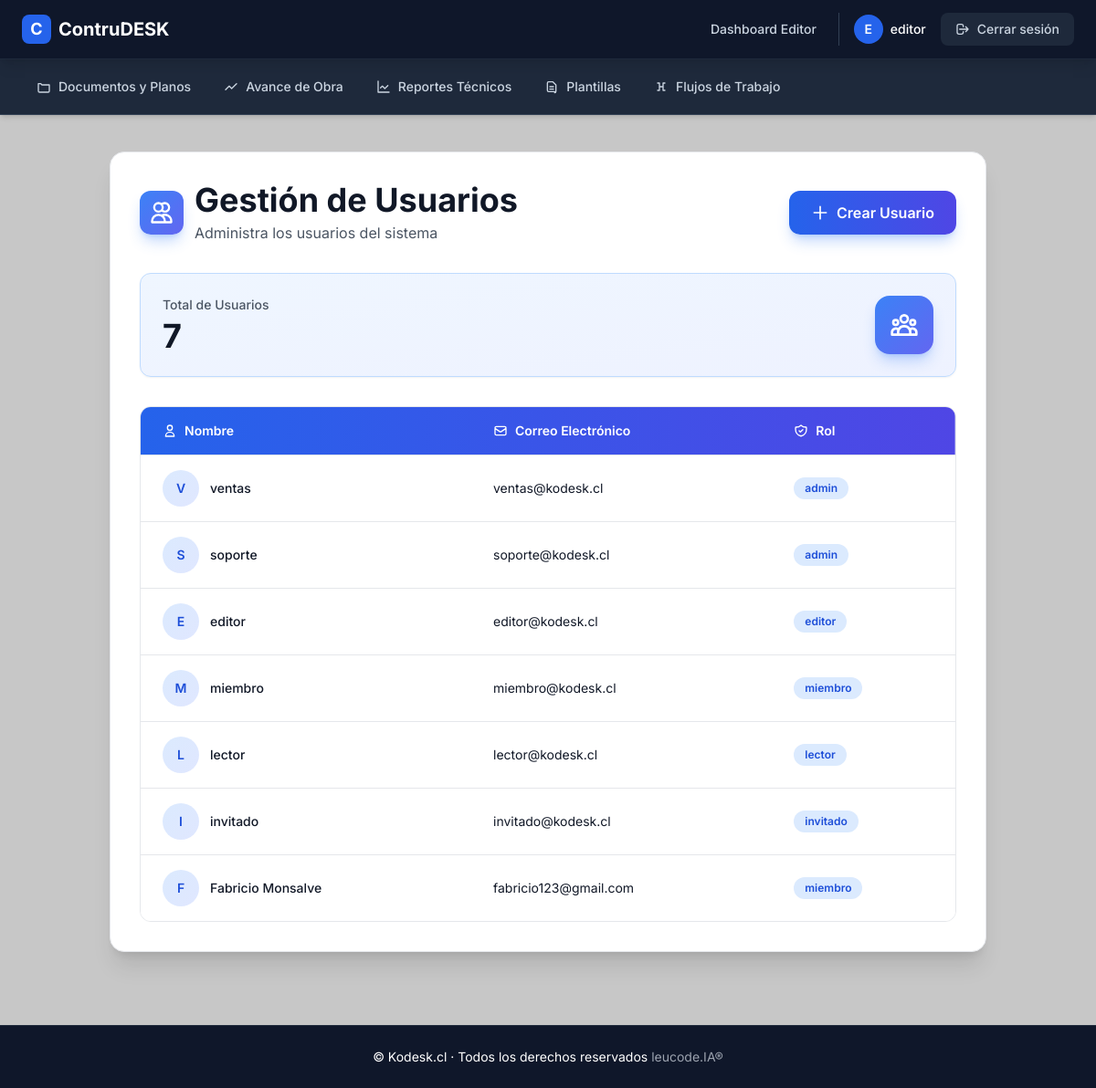
Page /admin/usuarios (signed in) on the earlier database version.
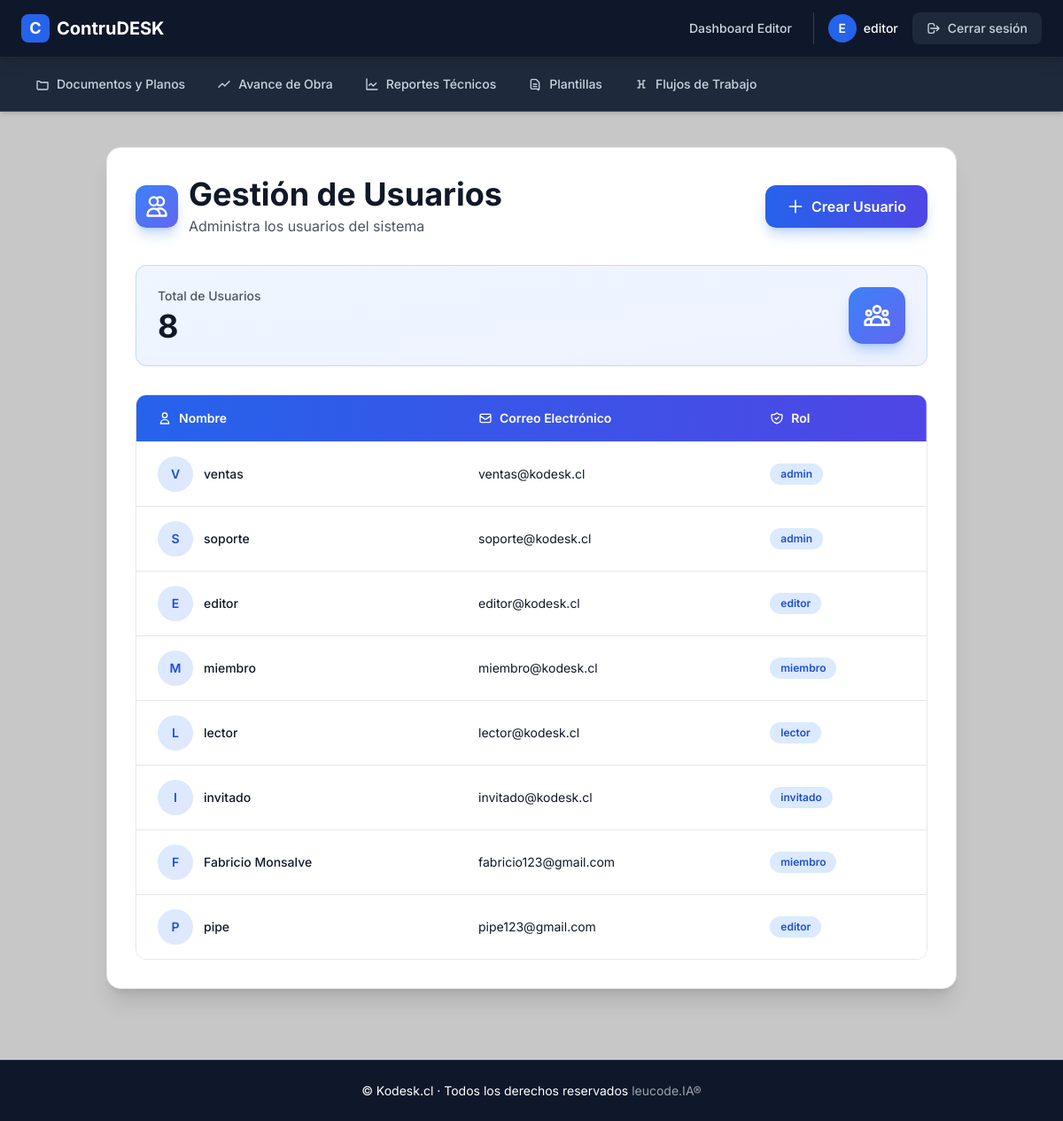
Same page on the later database version.
### app/models.py (models this page shows, shortened)
class AdminUser(UserMixin, db.Model):
    __tablename__ = "admin_users"
    id = db.Column(db.Integer, primary_key=True)
    nombre = db.Column(db.String(120), nullable=False)
    email = db.Column(db.String(120), unique=True, nullable=False)
    password_hash = db.Column(db.String(255), nullable=False)
    roles = db.relationship('Role', secondary='user_roles', backref=db.backref('users', lazy='dynamic'))
    def has_role(self, role_name):
        return any(role.name == role_name for role in self.roles)
    @property
    def is_authenticated(self):
        return True

class Role(db.Model):
    __tablename__ = "roles"
    id = db.Column(db.Integer, primary_key=True)
    name = db.Column(db.String(80), unique=True, nullable=False)

### app/routes/admin.py (the view)
@admin_bp.route('/usuarios')
@login_required
def usuarios():
    usuarios = AdminUser.query.all()
    return render_template('admin/usuarios.html', usuarios=usuarios)

### app/templates/admin/usuarios.html (shortened to what the changed rows need)
{% extends "layout.html" %}
{% block content %}
<div class="container mx-auto mt-10 px-4 sm:px-6 lg:px-8 mb-20">
  <div class="max-w-7xl mx-auto">
    <div class="bg-white rounded-2xl shadow-xl p-6 sm:p-8 border border-gray-200">
      <div class="flex flex-col sm:flex-row sm:items-center sm:justify-between gap-4 mb-8">
        <div class="flex items-center gap-3">
          <div>
            <h2 class="text-3xl sm:text-4xl font-bold text-gray-900">Gestión de Usuarios</h2>
          </div>
        </div>
      </div>
      <div class="mb-8">
        <div class="bg-gradient-to-br from-blue-50 to-indigo-50 rounded-xl p-6 border border-blue-200 shadow-sm">
          <div class="flex items-center justify-between">
            <div>
              <p class="text-gray-600 text-sm font-medium mb-1">Total de Usuarios</p>
              <p class="text-4xl font-bold text-gray-900">{{ usuarios|length }}</p>
            </div>
          </div>
        </div>
      </div>
      <div class="border border-gray-200 rounded-xl overflow-hidden">
        <div class="overflow-x-auto">
          <table class="min-w-full divide-y divide-gray-200">
            <thead>
              <tr class="bg-gradient-to-r from-blue-600 to-indigo-600">
                <th scope="col" class="px-6 py-4 text-left text-sm font-semibold text-white">
                  <div class="flex items-center gap-2">
                    <svg class="w-4 h-4" fill="none" stroke="currentColor" viewBox="0 0 24 24">
                      <path stroke-linecap="round" stroke-linejoin="round" stroke-width="2" d="M16 7a4 4 0 11-8 0 4 4 0 018 0zM12 14a7 7 0 00-7 7h14a7 7 0 00-7-7z"/>
                    </svg>
                    Nombre
                  </div>
                </th>
                <th scope="col" class="px-6 py-4 text-left text-sm font-semibold text-white">
                  <div class="flex items-center gap-2">
                    <svg class="w-4 h-4" fill="none" stroke="currentColor" viewBox="0 0 24 24">
                      <path stroke-linecap="round" stroke-linejoin="round" stroke-width="2" d="M3 8l7.89 5.26a2 2 0 002.22 0L21 8M5 19h14a2 2 0 002-2V7a2 2 0 00-2-2H5a2 2 0 00-2 2v10a2 2 0 002 2z"/>
                    </svg>
                    Correo Electrónico
                  </div>
                </th>
                <th scope="col" class="px-6 py-4 text-left text-sm font-semibold text-white">
                  <div class="flex items-center gap-2">
                    Rol
                  </div>
                </th>
              </tr>
            </thead>
            <tbody class="bg-white divide-y divide-gray-200">
              {% for usuario in usuarios %}
              <tr class="hover:bg-blue-50/50 transition-colors duration-200">
                <td class="px-6 py-4 whitespace-nowrap">
                  <div class="flex items-center gap-3">
                    <div class="w-10 h-10 bg-gradient-to-br from-blue-100 to-indigo-100 rounded-full flex items-center justify-center">
                      <span class="text-blue-700 font-semibold text-sm">
                        {{ usuario.nombre[0].upper() }}
                      </span>
                    </div>
                    <div class="text-sm font-medium text-gray-900">{{ usuario.nombre }}</div>
                  </div>
                </td>
                <td class="px-6 py-4 whitespace-nowrap">
                  <div class="text-sm text-gray-900">{{ usuario.email }}</div>
                </td>
                <td class="px-6 py-4 whitespace-nowrap">
                  <div class="flex flex-wrap gap-2">
                    {% for role in usuario.roles %}
                      <span class="inline-flex items-center px-3 py-1 rounded-full text-xs font-semibold bg-blue-100 text-blue-700">
                        {{ role.name }}
                      </span>
                    {% endfor %}
                  </div>
                </td>
              </tr>
              {% endfor %}
            </tbody>
          </table>
        </div>
      </div>
    </div>
  </div>
</div>
{% endblock %}

### app/templates/layout.html (shortened to what the changed rows need)
<!DOCTYPE html>
<html lang="es">
<head>
  <script src="https://cdn.tailwindcss.com"></script>
</head>
<body class="min-h-screen flex flex-col">
  <header class="w-full bg-slate-900 border-b border-slate-800 sticky top-0 z-50 shadow-lg">
    <div class="max-w-full mx-auto px-3 sm:px-4 lg:px-6">
      <div class="flex items-center justify-between h-16">
        <nav class="hidden lg:flex items-center gap-6">
          {% if current_user.is_authenticated %}
            {% if current_user.has_role('admin') %}
              <a href="{{ url_for('admin.admin_dashboard') }}" class="text-sm text-slate-300 hover:text-white transition-colors font-medium">
                Panel Admin
              </a>
              <a href="{{ url_for('admin.notificaciones') }}" class="relative">
                🔔
                {% set unread = current_user.system_notifications | selectattr("read", "equalto", False) | list | length %}
                {% if unread > 0 %}
                  <span class="absolute -top-1 -right-2 bg-red-600 text-white text-xs px-2 py-0.5 rounded-full">
                    {{ unread }}
                  </span>
                {% endif %}
              </a>
            {% elif current_user.has_role('editor') %}
              <a href="{{ url_for('editor.editor_dashboard') }}" class="text-sm text-slate-300 hover:text-white transition-colors font-medium">
                Dashboard Editor
              </a>
            {% elif current_user.has_role('miembro') %}
              <a href="{{ url_for('miembro.miembro_dashboard') }}" class="text-sm text-slate-300 hover:text-white transition-colors font-medium">
                Dashboard Miembro
              </a>
            {% elif current_user.has_role('lector') %}
            {% else %}
              <a href="{{ url_for('main.index') }}" class="text-sm text-slate-300 hover:text-white transition-colors font-medium">
                Inicio
              </a>
            {% endif %}
            <div class="flex items-center gap-4 pl-4 border-l border-slate-700">
              <div class="flex items-center gap-2">
                <div class="w-8 h-8 bg-blue-600 rounded-full flex items-center justify-center">
                  <span class="text-white text-sm font-semibold">{{ current_user.nombre[0]|upper }}</span>
                </div>
                <span class="text-sm text-white font-medium">{{ current_user.nombre }}</span>
              </div>
              <a href="{{ url_for('auth.logout') }}" class="inline-flex items-center gap-2 px-4 py-2 bg-slate-800 hover:bg-slate-700 text-slate-300 hover:text-white rounded-lg text-sm font-medium transition-colors">
                <svg class="w-4 h-4" fill="none" stroke="currentColor" viewBox="0 0 24 24">
                  <path stroke-linecap="round" stroke-linejoin="round" stroke-width="2" d="M17 16l4-4m0 0l-4-4m4 4H7m6 4v1a3 3 0 01-3 3H6a3 3 0 01-3-3V7a3 3 0 013-3h4a3 3 0 013 3v1"/>
                </svg>
                Cerrar sesión
              </a>
            </div>
          {% else %}
            <a href="{{ url_for('auth.login') }}" class="inline-flex items-center gap-2 px-4 py-2 bg-blue-600 hover:bg-blue-700 text-white rounded-lg text-sm font-semibold transition-colors">
              Iniciar Sesión
            </a>
          {% endif %}
        </nav>
      </div>
    </div>
  </header>
  <main class="flex-grow">
    {% block content %}{% endblock %}
  </main>
</body>
</html>

Differences in the rows shown:
added AdminUser: nombre "P", nombre "pipe", email "pipe123@gmail.com", Role (name "editor")
Other differences:
{{ usuarios|length }}: "7" → "8"
